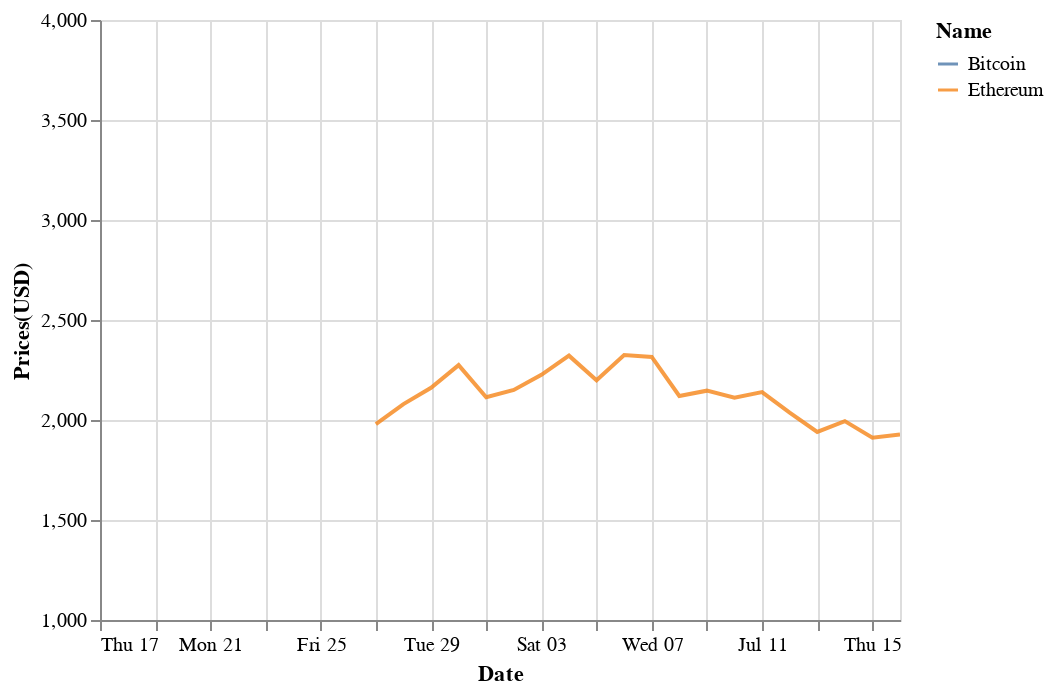

The code cell stored with this chart in its notebook:
### Code cell
chart

### Figure 1 — Vega-Lite specification as saved in the notebook (floating-point values rounded to 4 significant figures)
{"config": {"view": {"continuousWidth": 400, "continuousHeight": 300}}, "data": {"name": "data-9150d431a9256a4f9fc4039c6a5fd75b"}, "mark": {"type": "line", "clip": true, "opacity": 0.8}, "encoding": {"color": {"type": "nominal", "field": "Name"}, "x": {"type": "temporal", "field": "Date"}, "y": {"type": "quantitative", "field": "Prices(USD)", "scale": {"domain": [1000, 4000]}, "stack": null}}, "$schema": "https://vega.github.io/schema/vega-lite/v4.8.1.json", "datasets": {"data-9150d431a9256a4f9fc4039c6a5fd75b": [{"Date": "27 June 2021", "Name": "Bitcoin", "Prices(USD)": 34650.0}, {"Date": "28 June 2021", "Name": "Bitcoin", "Prices(USD)": 34430.0}, {"Date": "29 June 2021", "Name": "Bitcoin", "Prices(USD)": 35870.0}, {"Date": "30 June 2021", "Name": "Bitcoin", "Prices(USD)": 35040.0}, {"Date": "01 July 2021", "Name": "Bitcoin", "Prices(USD)": 33570.0}, {"Date": "02 July 2021", "Name": "Bitcoin", "Prices(USD)": 33900.0}, {"Date": "03 July 2021", "Name": "Bitcoin", "Prices(USD)": 34670.0}, {"Date": "04 July 2021", "Name": "Bitcoin", "Prices(USD)": 35290.0}, {"Date": "05 July 2021", "Name": "Bitcoin", "Prices(USD)": 33750.0}, {"Date": "06 July 2021", "Name": "Bitcoin", "Prices(USD)": 34240.0}, {"Date": "07 July 2021", "Name": "Bitcoin", "Prices(USD)": 33860.0}, {"Date": "08 July 2021", "Name": "Bitcoin", "Prices(USD)": 32880.0}, {"Date": "09 July 2021", "Name": "Bitcoin", "Prices(USD)": 33800.0}, {"Date": "10 July 2021", "Name": "Bitcoin", "Prices(USD)": 33520.0}, {"Date": "11 July 2021", "Name": "Bitcoin", "Prices(USD)": 34240.0}, {"Date": "12 July 2021", "Name": "Bitcoin", "Prices(USD)": 33160.0}, {"Date": "13 July 2021", "Name": "Bitcoin", "Prices(USD)": 32700.0}, {"Date": "14 July 2021", "Name": "Bitcoin", "Prices(USD)": 32820.0}, {"Date": "15 July 2021", "Name": "Bitcoin", "Prices(USD)": 31780.0}, {"Date": "16 July 2021", "Name": "Bitcoin", "Prices(USD)": 31780.0}, {"Date": "17 June 2021", "Name": "Bitcoin", "Prices(USD)": null}, {"Date": "18 June 2021", "Name": "Bitcoin", "Prices(USD)": null}, {"Date": "21 June 2021", "Name": "Bitcoin", "Prices(USD)": null}, {"Date": "22 June 2021", "Name": "Bitcoin", "Prices(USD)": null}, {"Date": "23 June 2021", "Name": "Bitcoin", "Prices(USD)": null}, {"Date": "24 June 2021", "Name": "Bitcoin", "Prices(USD)": null}, {"Date": "25 June 2021", "Name": "Bitcoin", "Prices(USD)": null}, {"Date": "27 June 2021", "Name": "Ethereum", "Prices(USD)": 1979.0}, {"Date": "28 June 2021", "Name": "Ethereum", "Prices(USD)": 2080.0}, {"Date": "29 June 2021", "Name": "Ethereum", "Prices(USD)": 2161.0}, {"Date": "30 June 2021", "Name": "Ethereum", "Prices(USD)": 2275.0}, {"Date": "01 July 2021", "Name": "Ethereum", "Prices(USD)": 2114.0}, {"Date": "02 July 2021", "Name": "Ethereum", "Prices(USD)": 2150.0}, {"Date": "03 July 2021", "Name": "Ethereum", "Prices(USD)": 2226.0}, {"Date": "04 July 2021", "Name": "Ethereum", "Prices(USD)": 2322.0}, {"Date": "05 July 2021", "Name": "Ethereum", "Prices(USD)": 2199.0}, {"Date": "06 July 2021", "Name": "Ethereum", "Prices(USD)": 2325.0}, {"Date": "07 July 2021", "Name": "Ethereum", "Prices(USD)": 2315.0}, {"Date": "08 July 2021", "Name": "Ethereum", "Prices(USD)": 2120.0}, {"Date": "09 July 2021", "Name": "Ethereum", "Prices(USD)": 2147.0}, {"Date": "10 July 2021", "Name": "Ethereum", "Prices(USD)": 2111.0}, {"Date": "11 July 2021", "Name": "Ethereum", "Prices(USD)": 2140.0}, {"Date": "12 July 2021", "Name": "Ethereum", "Prices(USD)": 2037.0}, {"Date": "13 July 2021", "Name": "Ethereum", "Prices(USD)": 1940.0}, {"Date": "14 July 2021", "Name": "Ethereum", "Prices(USD)": 1994.0}, {"Date": "15 July 2021", "Name": "Ethereum", "Prices(USD)": 1911.0}, {"Date": "16 July 2021", "Name": "Ethereum", "Prices(USD)": 1927.0}, {"Date": "17 June 2021", "Name": "Ethereum", "Prices(USD)": null}, {"Date": "18 June 2021", "Name": "Ethereum", "Prices(USD)": null}, {"Date": "21 June 2021", "Name": "Ethereum", "Prices(USD)": null}, {"Date": "22 June 2021", "Name": "Ethereum", "Prices(USD)": null}, {"Date": "23 June 2021", "Name": "Ethereum", "Prices(USD)": null}, {"Date": "24 June 2021", "Name": "Ethereum", "Prices(USD)": null}, {"Date": "25 June 2021", "Name": "Ethereum", "Prices(USD)": null}]}}
